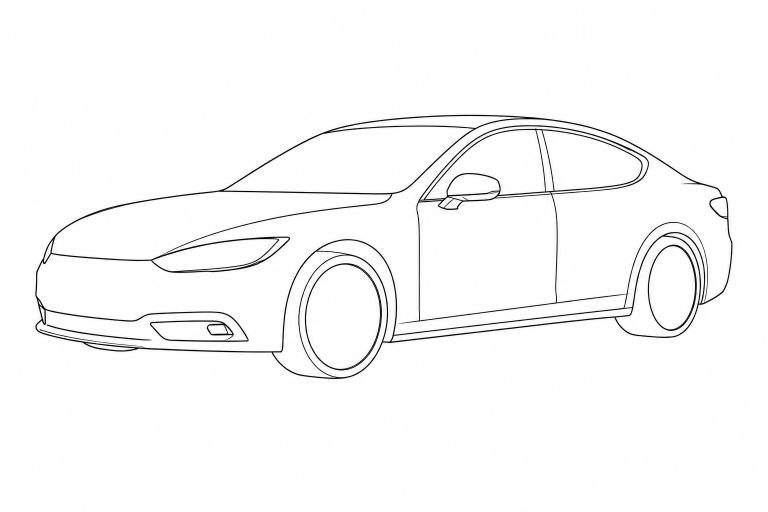
#> input picture assets/images/car-silhouette-sedan.png, 1536 x 1024 px (shown at 1/2 size)
$ python make_android_assets.py ../../assets/images/car-silhouette-sedan.png
#> lines starting #> are read from the running program, lines starting #| are printed output that depends on the picture
"""Write Android-only, right-sized copies of the few oversized PNGs the app actually ships.

Metro resolves `foo.android.png` ahead of `foo.png` when bundling for Android, so this adds
files and changes no code, and iOS keeps the originals byte for byte.

Sizes are 2x the largest place each image is drawn, which covers every phone density the app
targets (the largest is a 3.5x 1440p screen, and these are drawn far smaller than full width).

Usage: python make_android_assets.py [--check]
"""
from __future__ import annotations

import os
import sys

from PIL import Image

ROOT = os.path.abspath(os.path.join(os.path.dirname(__file__), "..", ".."))

# source, target width, why that width
TARGETS = [
    ("assets/images/car-silhouette-sedan.png", 900,
     "largest draw is CarSilhouette width={scale(200)} on add-vehicle-review (~235dp)"),
    ("assets/images/car-silhouette-suv.png", 900, "same component, suv variant"),
    ("assets/images/car-silhouette-truck.png", 900, "same component, truck variant"),
    ("assets/images/lexus.png", 1050,
     "Oto chat greeting card vehicle art, drawn ~180dp wide"),
]


def main() -> None:
    check = "--check" in sys.argv
    for rel, width, why in TARGETS:
        src = os.path.join(ROOT, rel)
        dst = src[: -len(".png")] + ".android.png"
        with Image.open(src) as im:
#> im is the input picture: PIL image 1536x1024 RGB; mean R, G, B 248.6, 248.6, 248.7
            if im.size[0] <= width:
                print(f"skip  {rel} (already {im.size[0]}px wide)")
                continue
            out = im.resize((width, round(im.size[1] * width / im.size[0])), Image.LANCZOS)
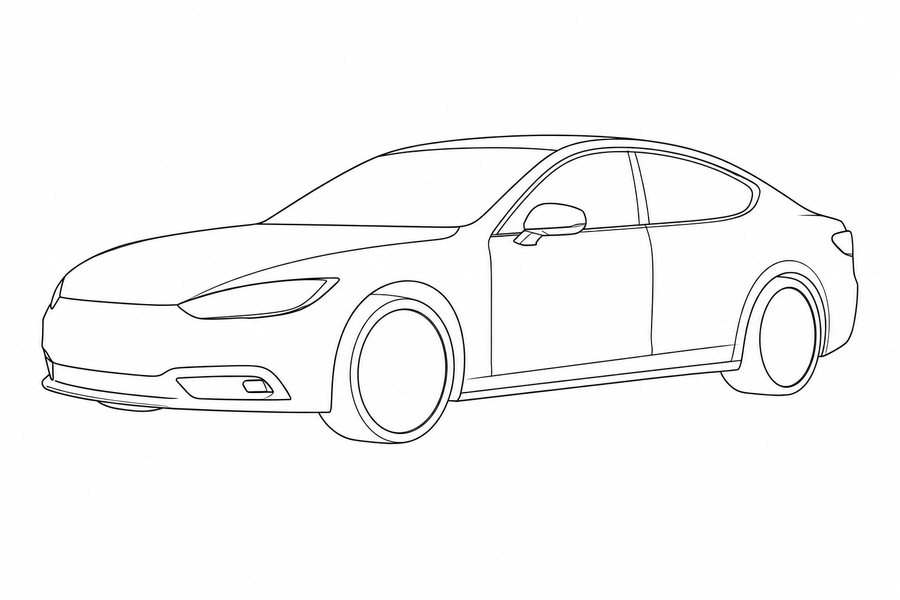
#> out: PIL image 900x600 RGB; mean R, G, B 248.5, 248.5, 248.5
            before = os.path.getsize(src)
            if check:
                print(f"would write {dst} {out.size} — {why}")
                continue
            out.save(dst, optimize=True)
            after = os.path.getsize(dst)
            print(f"{rel}: {im.size[0]}x{im.size[1]} {before/1e6:.2f} MB  ->  "
                  f"{out.size[0]}x{out.size[1]} {after/1e6:.2f} MB  ({why})")
#| assets/images/car-silhouette-sedan.png: 1536x1024 1.05 MB  ->  900x600 0.30 MB  (largest draw is CarSilhouette width={scale(200)} on add-vehicle-review (~235dp))
#> pass 2 of the loop in main, `for rel, width, why in TARGETS:`:
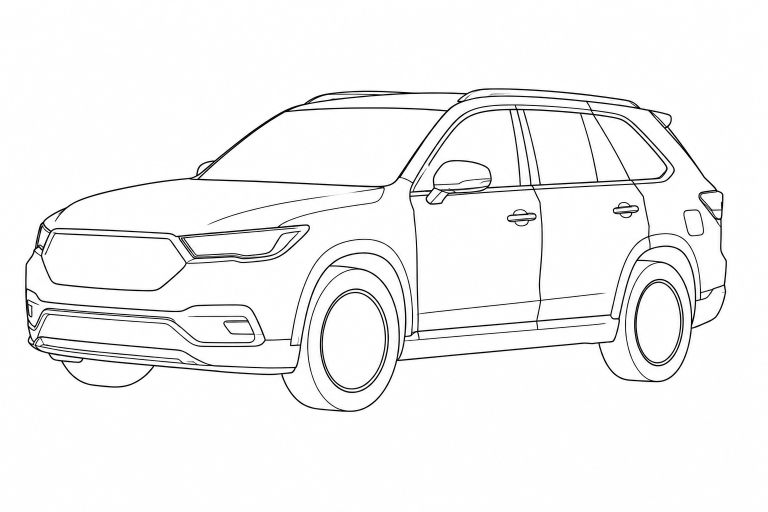
#> input picture assets/images/car-silhouette-suv.png, 1536 x 1024 px (shown at 1/2 size)
#> in main, im is the input picture: PIL image 1536x1024 RGB; mean R, G, B 244.9, 244.9, 245
#> in main, `out = im.resize((width, round(im.size[1] * width / im.size[0])), Image..`:
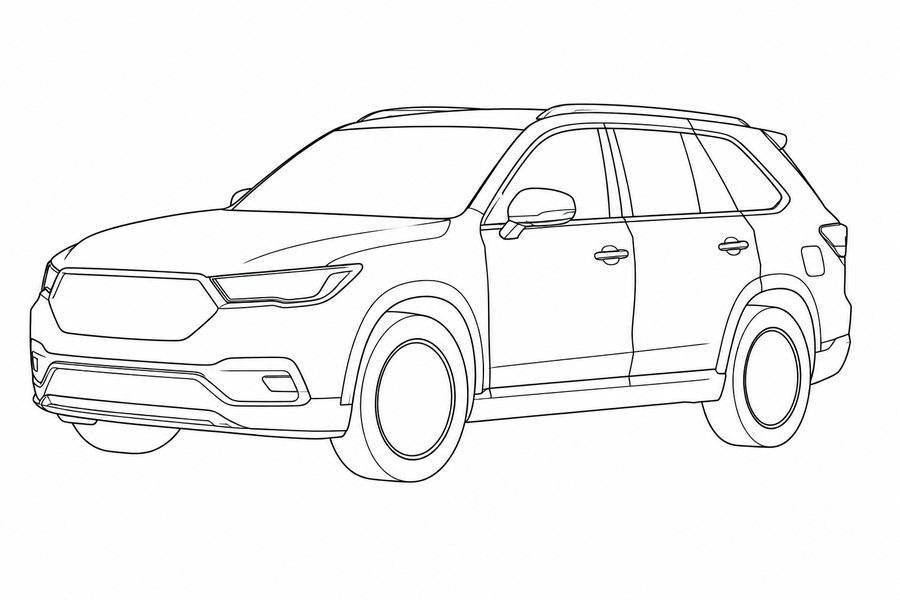
#> out: PIL image 900x600 RGB; mean R, G, B 244.7, 244.7, 244.8
#| assets/images/car-silhouette-suv.png: 1536x1024 1.23 MB  ->  900x600 0.38 MB  (same component, suv variant)
#> pass 3 of the loop in main, `for rel, width, why in TARGETS:`:
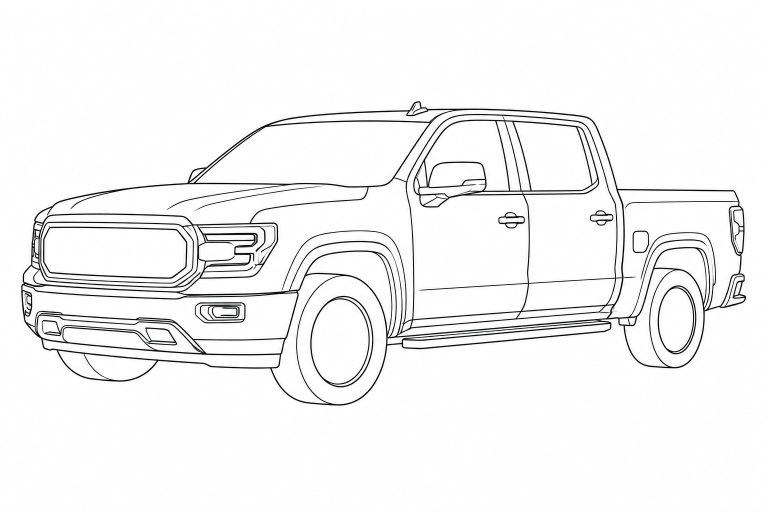
#> input picture assets/images/car-silhouette-truck.png, 1536 x 1024 px (shown at 1/2 size)
#> in main, im is the input picture: PIL image 1536x1024 RGB; mean R, G, B 244, 243.9, 244
#> in main, `out = im.resize((width, round(im.size[1] * width / im.size[0])), Image..`:
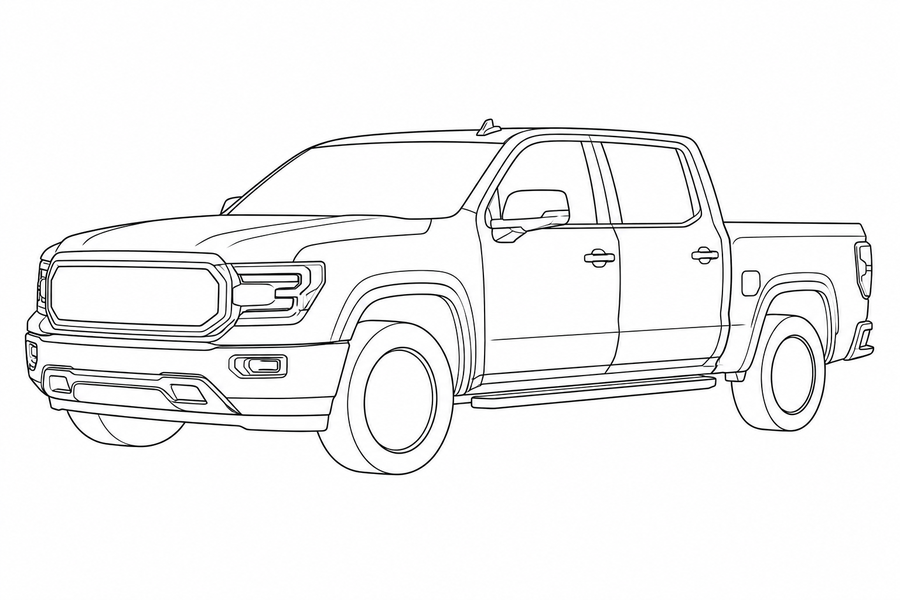
#> out: PIL image 900x600 RGB; mean R, G, B 243.7, 243.7, 243.8
#| assets/images/car-silhouette-truck.png: 1536x1024 1.23 MB  ->  900x600 0.39 MB  (same component, truck variant)
#> the loop made 4 passes; the first 3 are shown


if __name__ == "__main__":
    main()
